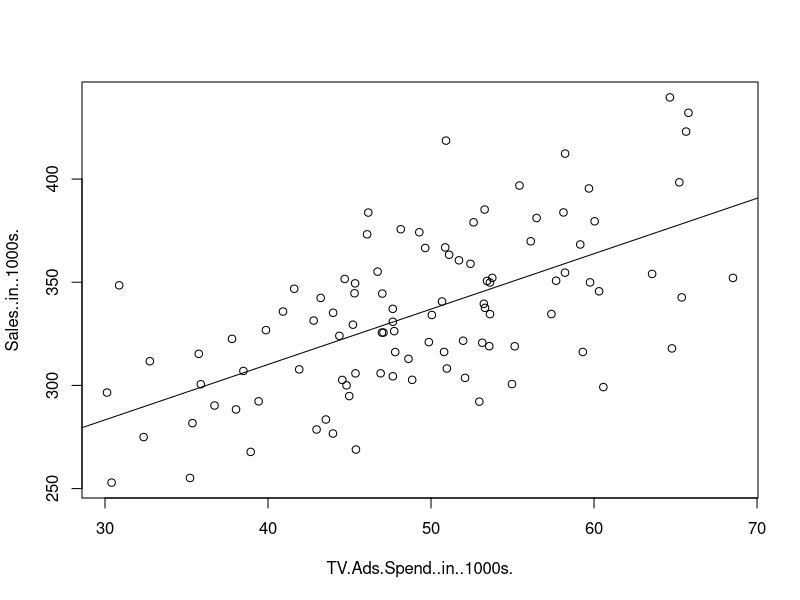
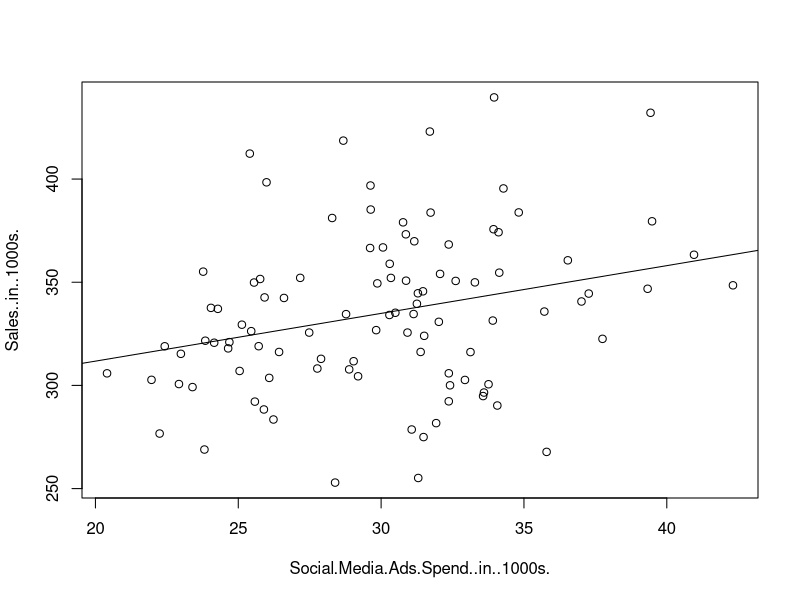
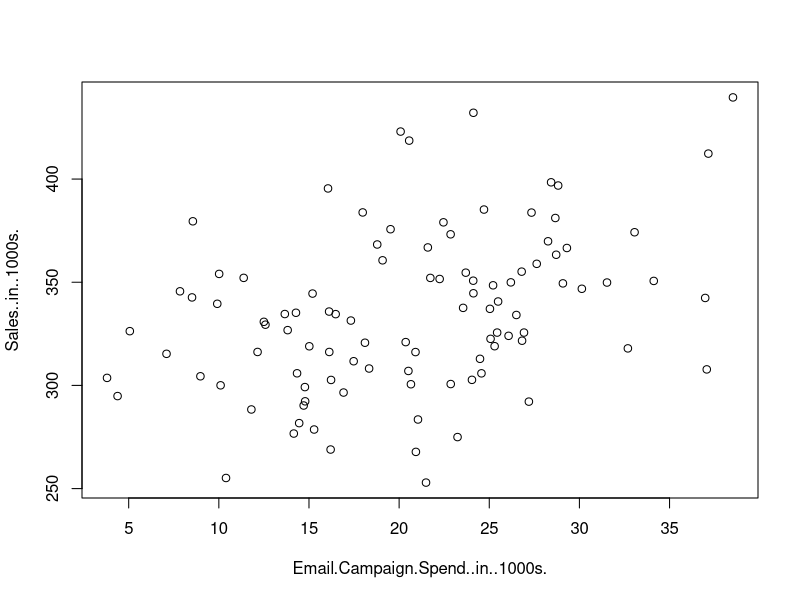
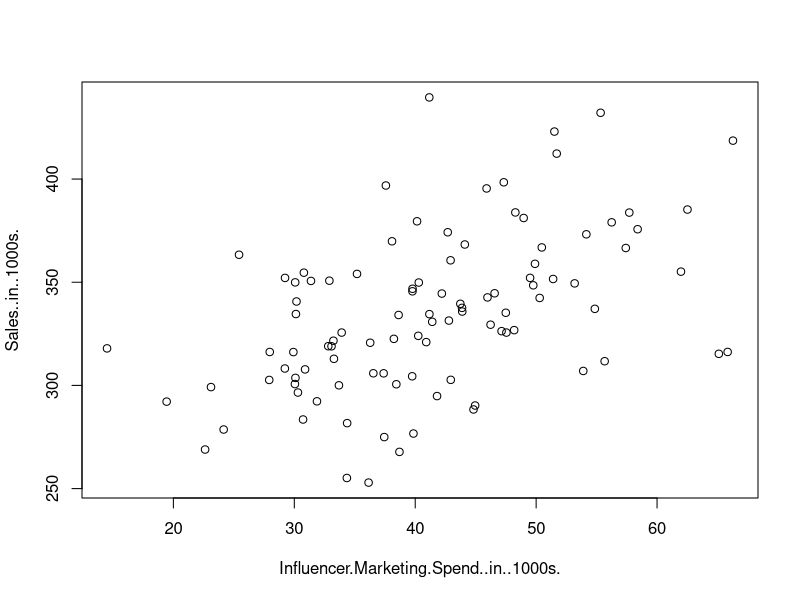
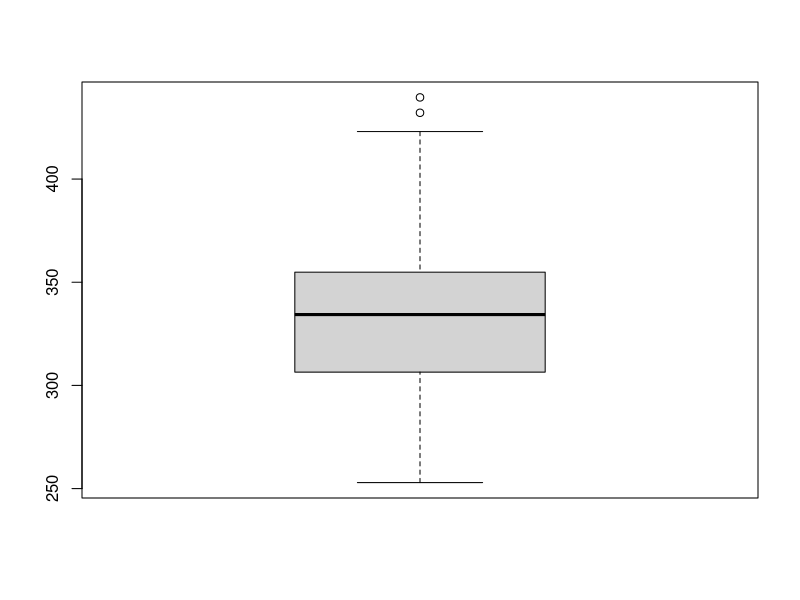
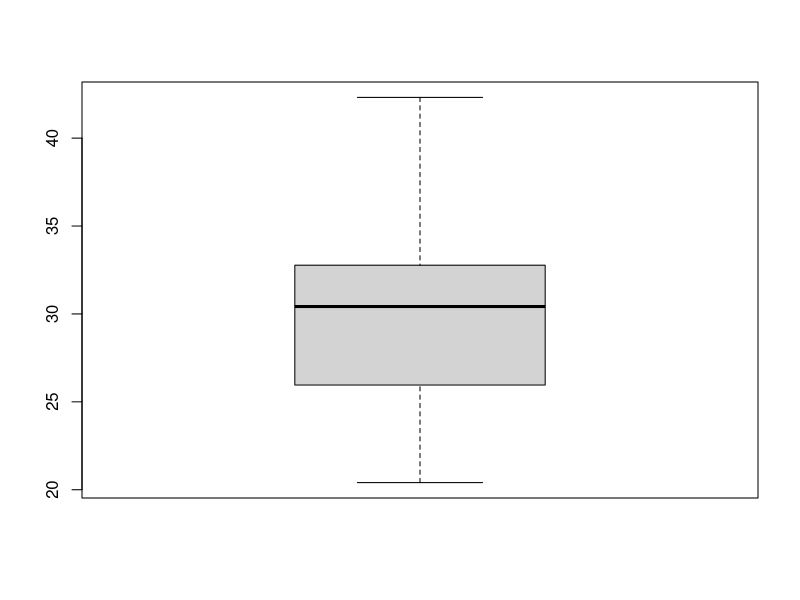
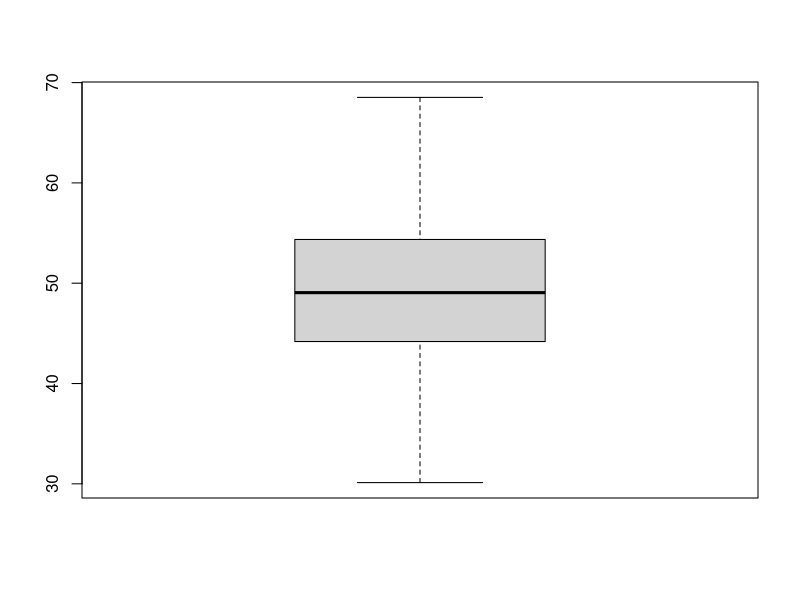
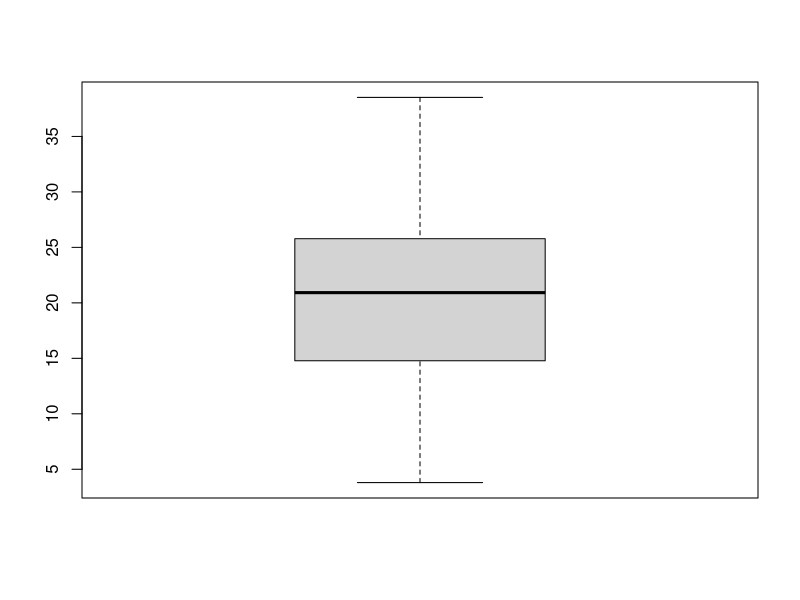

Source code (R) for these figures, in order:
#############################  Linear Regression Model #######################################################


#### A. DATA LOADING, EXPLORING AND PREPARATION----

# Goal: Clean the data, understand it, and inspect anything that could affect model validity.
# Step A1: Load data
df <- read.csv('Regression_Analysis.csv')
#*********************************************************************************************
# Step A2: Inspect the data   # identify the dependent and independent variables
str(df)          # variable types
summary(df)      # variable summaries
head(df)         # sample of the data
colSums(is.na(df))  # missing values check
colnames(df)
#*********************************************************************************************

# Step A3: Visualize relationships and linearity 
attach(df)

plot(TV.Ads.Spend..in..1000s., Sales..in..1000s.)
abline(lm(Sales..in..1000s. ~ TV.Ads.Spend..in..1000s.))

plot(Social.Media.Ads.Spend..in..1000s., Sales..in..1000s. )
abline(lm(Sales..in..1000s. ~ Social.Media.Ads.Spend..in..1000s.))

plot(Email.Campaign.Spend..in..1000s. , Sales..in..1000s. )
plot(Influencer.Marketing.Spend..in..1000s., Sales..in..1000s. )
#*********************************************************************************************
# Step A4: Check for outliers
# we check for outliers in dependent variable because extreme values in the outcome can pull 
# the regression line and skew model fit.

boxplot(Sales..in..1000s.)

boxplot(Social.Media.Ads.Spend..in..1000s.)
boxplot(TV.Ads.Spend..in..1000s.)
boxplot(Email.Campaign.Spend..in..1000s.)
boxplot(Influencer.Marketing.Spend..in..1000s.)

# How to identify the outliers rows and remove them from Sales
Q1 <- quantile(Sales..in..1000s., 0.25)
Q3 <- quantile(Sales..in..1000s., 0.75)
IQR_value <- Q3 - Q1

# Define outlier thresholds
lower_bound <- Q1 - 1.5 * IQR_value
upper_bound <- Q3 + 1.5 * IQR_value

# Find row numbers of outliers

outliers <- which(Sales..in..1000s. < lower_bound | Sales..in..1000s. > upper_bound)
outliers

# remove Outliers
df_no_outliers <- df[Sales..in..1000s. >= lower_bound & Sales..in..1000s. <= upper_bound, ]

# replace outliers, if we are for sure that there is a data entry error.
df_new <- df
df_new$Sales..in..1000s.[7] <- 332.1219

head(df_new,7)
df_new$Sales..in..1000s.[7]
#*********************************************************************************************

# Step A5: Check correlation between predictors
cor_table <- cor(df_no_outliers[, c("TV.Ads.Spend..in..1000s.", "Email.Campaign.Spend..in..1000s.",
           "Social.Media.Ads.Spend..in..1000s.","Influencer.Marketing.Spend..in..1000s.")])
# If two predictors are highly correlated (say > 0.8), you might need to drop one
#*********************************************************************************************
#### B. FITTING THE MODEL----
# Now, based on your EDA, you choose the predictors and fit a linear model.

# Step B1: Fit a linear regression model where Sales is predicted by amounts of four Ads spend
attach(df_no_outliers)
model <- lm(Sales..in..1000s. ~ TV.Ads.Spend..in..1000s. + Social.Media.Ads.Spend..in..1000s.
            + Email.Campaign.Spend..in..1000s.+ Influencer.Marketing.Spend..in..1000s., data = df_no_outliers)
summary(model)

#*********************************************************************************************
# Interpret the results

# 1- Residuals: are the differences between the actual and predicted values.
#    a- The model is generally accurate, with most prediction errors (residuals) within about ±7 units.
#    b- There are a few larger outliers: one where the model was off by –64 (underprediction) 
#       and another by +40.5 (overprediction).
#    c- The median residual is close to zero, which means the model doesn’t systematically over or underpredict.

# 2- Coefficient Table:
#     a- Every $1,000 you spend contributes positively to sales, especially on TV and Social media marketing.
#     b- TV Ads and Social Media give the biggest sales increase. Email marketing is still useful, just less impact.
#     c- the standard error is 0.1683, meaning if you repeated this study many times, 
#        the coefficient might vary by ±0.17 (on average).
#     d- all p-values are less than 0.05 => statistically significant
#     e- All predictors have small standard errors, which means estimates are precise.

# 3- Model Fit:
#     a- The model explains nearly 85% of Sales variation, which is excellent in business contexts.
#     b- F- statistic is high and p-value is low so all ad types significantly affect Sales
#     c- A lower Residual standard error means more accurate predictions.
#     e- Multiple R-squared: 0.8504, the combination of the four ad spend variables very effectively predicts Sales.
#        R² always increases (or stays the same) when you add more predictors — even if those predictors are irrelevant.
#     f- Adjusted R-squared: 0.8439, Since your adjusted R² is still very high, it means:
#        predictors are all useful, and the model is not overfitting.
#        It increases only if a new predictor genuinely improves the model more than expected by chance.
#        It can decrease if the new variable adds no meaningful value.

#      NOTE : F=(1−R2)/(n−k−1)(R2/k)  where df= n-(k+1) where k+1 is four predictors + intercept => (98-4-1)

#    |  F-Statistic |	   Interpretation
#     **************     ***************
#    |      ≈ 1     |	   Model explains almost nothing (not significant)
#    |        5     |    Usually suggests a meaningful model
#    |        10    |    Strong evidence the model is significant 
#    |        50    |    Very strong model 
#    |        100   |    Extremely strong model 

#*************************************** Conclusion ******************************************
# The regression model is statistically significant and explains about 85% of the variation in the outcome, 
# with a very strong F-statistic and extremely small p-value, showing that the predictors collectively have a 
# powerful effect.
#*********************************************************************************************
# Insights:
# 1- Prioritize TV advertising to maximize your sales gains per dollar spent.
# 2- Invest strategically in social media and influencer marketing as important secondary channels.
# 3- Continue using email campaigns to support sales growth, but consider them more as a supplement rather than the primary driver.
# 4- Since the model fits very well, you can rely on these estimates to forecast sales based on advertising budgets.

#### C. CHECK MODEL ASSUMPTIONS----

# Step 1: Linearity 
# Fitted values = What your model predicts for each data point.
# Residuals = How far off those predictions are from the real observed data.
plot(model, which=1)

# 1- the mean of the residuals is nearly zero for all of residuals, this confirm linearity
# 2- Should show no clear pattern. If it curves, linearity may be violated
#*********************************************************************************************
# Step 2: Normality of residuals

hist(model$residuals, main = "Histogram of Residuals",freq = FALSE)
# Visualizes the distribution of residuals. it should look roughly bell-shaped (normal), centered around zero.
# Add density curve
lines(density(model$residuals), col = "blue", lwd = 2)

plot(model, which=2)
# Plots residuals against a theoretical normal distribution.
# If points lie close to the red line, residuals are approximately normal.

shapiro.test(model$residuals)
# The null hypothesis of the Shapiro-Wilk test is that the residuals are normally distributed.
# Since the p-value is much less than 0.05, you reject the null hypothesis.
# This means your residuals deviate from normality.
# for high number of observations(100 and more) shapiro test is very sensitive even if it 
# deviates slightly from normality, in this case we can go by qqplots
#*********************************************************************************************
# Step 3: Homoscedasticity
plot(model, which=1)
# The spread of the residuals should not get larger or smaller as the predicted values (fitted values) change.
# The error for low predictions and high predictions should be roughly equal.
#*********************************************************************************************
# Step 4: correlation
cor_table <- cor(df_no_outliers[, c("TV.Ads.Spend..in..1000s.", "Email.Campaign.Spend..in..1000s.",
                                    "Social.Media.Ads.Spend..in..1000s.","Influencer.Marketing.Spend..in..1000s.")])
cor_table
install.packages("car")
library(car)
vif(model)    #variance inflation factor
# measures how much the variance of a regression coefficient is increased due to collinearity
# (correlation) with other predictors. since all nearly equal to 1, means that there are no correlations
# usually anything less than 5 is generally OK.
#*********************************************************************************************
# Step 5: Independence - Durbin Watson Test
# One residual should not be influenced by or correlated with another.
install.packages("lmtest")
library(lmtest)
dwtest(model)
# If p-value is lower than 0.05 it means that residuals are correlated
#*********************************************************************************************
#### D. PREDICTIVE ANALYSIS----

# use our model for prediction
predict(model, newdata = data.frame(TV.Ads.Spend..in..1000s. = 70, Social.Media.Ads.Spend..in..1000s.
                                    = 40, Email.Campaign.Spend..in..1000s.=10, 
                                    Influencer.Marketing.Spend..in..1000s. =10 ))
#*********************************************************************************************
#### E. VISUALIZING THE REGRESSION MODEL----
library(ggplot2)
attach(df_no_outliers)

ggplot(df_no_outliers, aes(x= Sales..in..1000s. , y= TV.Ads.Spend..in..1000s. )) +
  geom_point(color = "darkred", size = 1, alpha = 0.7, shape = 16) +
  geom_smooth(method = "lm", se = TRUE, color = "blue") +  #adds a straight best-fit line (Y = a + bX).
  labs(title = "Regression Line between X and Y",          # shaded area represents the area where the regression line would be in 95% confidence
       x = "Sales..in..1000s.", y = "TV.Ads.Spend..in..1000s.") #For a given TV ad spend, we’re 95% confident that the true mean sales value lies within the shaded area around the blue regression line.

# Near the center of your data (where there are many observations), the band is narrow — more data → less uncertainty.
# Toward the edges (extrapolation), the band widens because there’s less data → more uncertainty in the model’s prediction.
#*********************************************************************************************
# 3D visualization
# Step 1: Create the scatterplot
library(scatterplot3d)
attach(df_no_outliers)

s3d <- scatterplot3d(
  TV.Ads.Spend..in..1000s.,
  Social.Media.Ads.Spend..in..1000s.,
  Sales..in..1000s.,
  pch = 16,
  color = "blue",
  main = "3D Scatter: Sales vs TV & Social Media Spend",
  xlab = "TV Ads Spend (in 1000s)",
  ylab = "Social Media Ads Spend (in 1000s)",
  zlab = "Sales (in 1000s)"
)

# Step 2: Fit the regression model
model <- lm(Sales..in..1000s. ~ TV.Ads.Spend..in..1000s. + Social.Media.Ads.Spend..in..1000s., data = df_no_outliers)

# Step 3: Add regression plane
s3d$plane3d(model, col = "red", lty = 2, draw_polygon = TRUE) # The fitted linear model object (from lm()), which provides the intercept and slope values
                                                              # Specifies the line type used to draw the plane’s borders — 2 means dashed. (Other options: 1 = solid, 3 = dotted)
                                                              # Fills the plane as a semi-transparent polygon (instead of drawing only its outline)
#*********************************************************************************************
#### F. ADDITIONAL STEPS TO IMPROVE OUR MODEL OUTPUT----

# 1- identify Influential Points that are influencing the model, so we can make our model more precise
plot(model, which = 4) # Cook's distance #Points with high Cook’s distance may influence the model.
plot(model, which = 1) # residuals vs fitted

# 2- or Model Improvement
# If an assumption is violated: Try transforming the dependent variable:
model2 <- lm(log(Sales..in..1000s.) ~ TV.Ads.Spend..in..1000s. + Social.Media.Ads.Spend..in..1000s.
             + Email.Campaign.Spend..in..1000s. + Influencer.Marketing.Spend..in..1000s., data = df)
model2
# the model interpret the changes in percentage instead of actual value. this can stabilize the variance
# (reduce heteroscedasticity) and improve the normality of residual distribution.
# The log model and the raw model do not give the same coefficient meaning. 
# The raw model predicts changes in sales units, while the log model predicts percentage changes. 
# Because they answer different questions, they will produce different predictions — and that’s normal.

# 3- Or fit a robust model:
# less sensitive to outliers and influencial points, and does not rely heavily on distributions
install.packages('MASS')
library(MASS)
rlm_model <- rlm(Sales..in..1000s. ~ TV.Ads.Spend..in..1000s. + Social.Media.Ads.Spend..in..1000s.
                 + Email.Campaign.Spend..in..1000s. + Influencer.Marketing.Spend..in..1000s., data = df)
rlm_model
#*********************************************************************************************




#############################  Linear Regression Model #######################################################
